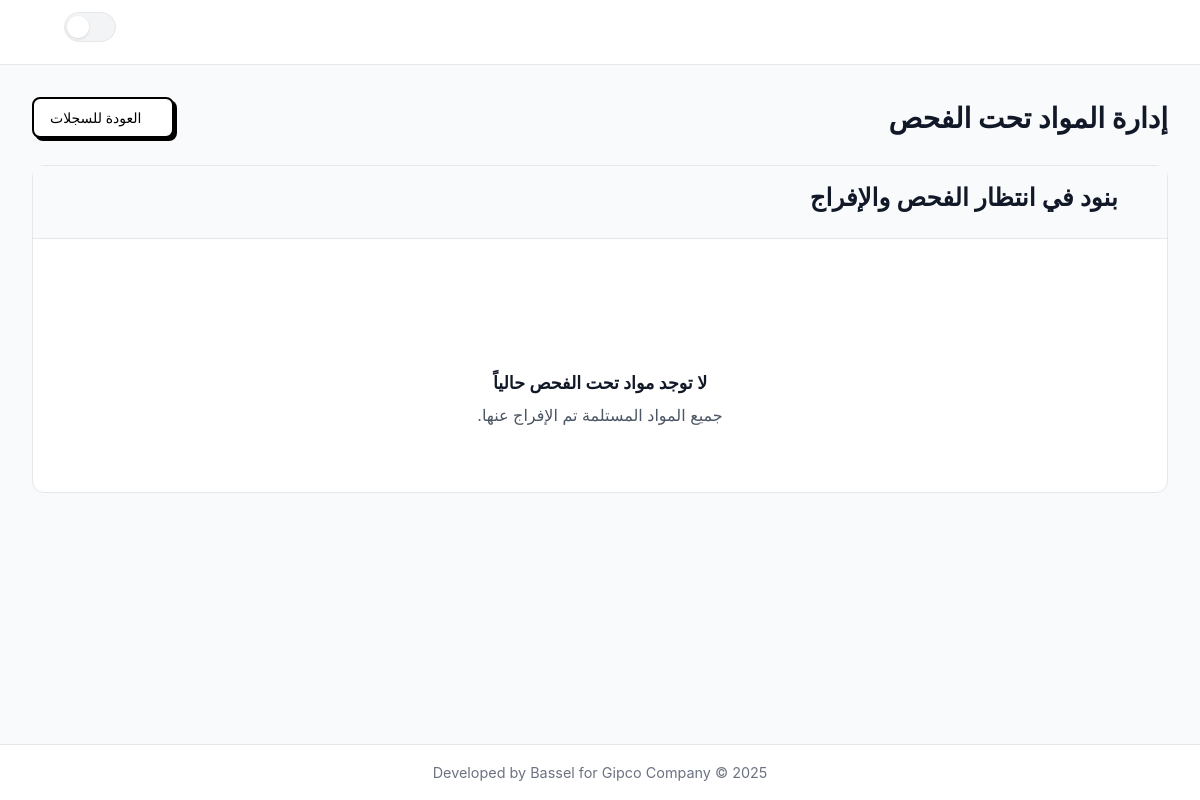
/quarantine/, run on an earlier commit of the app's database.
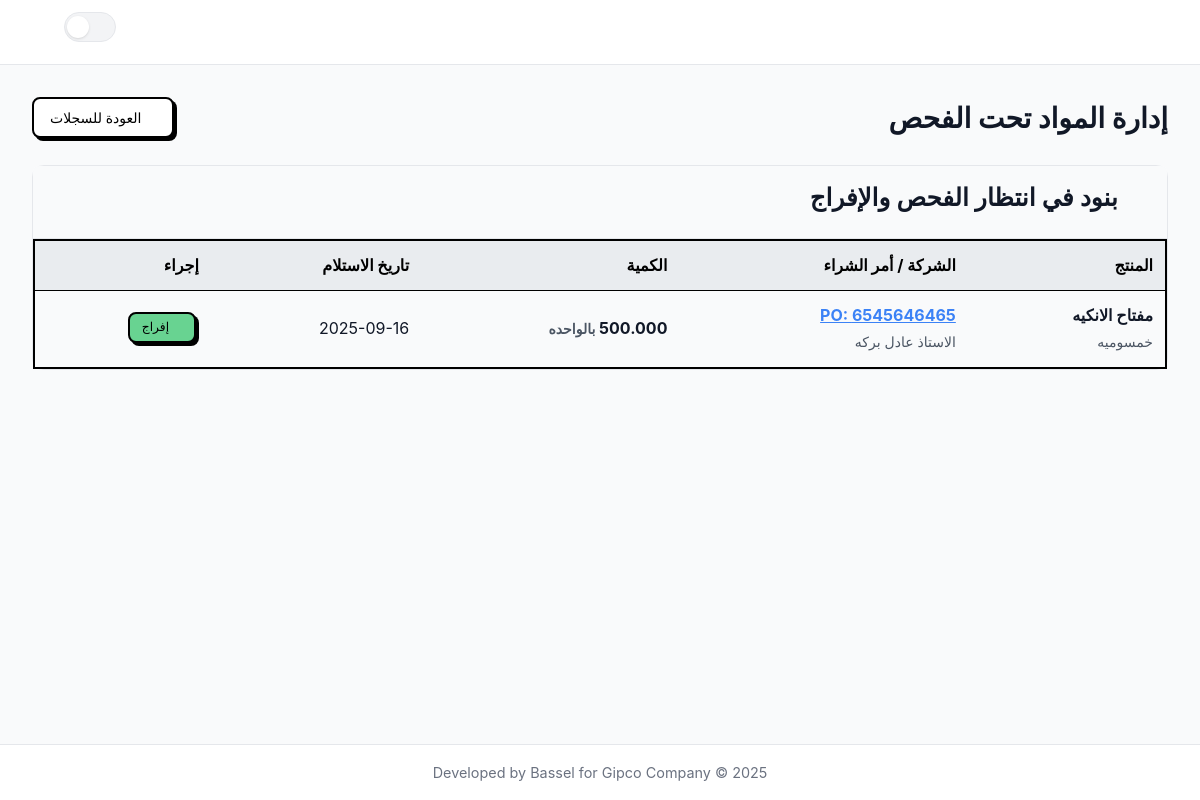
And on a later commit of the database.
### inventory/models.py (models this page shows, shortened)
class InventoryLog(models.Model):
    class Status(models.TextChoices):
        QUARANTINED = 'quarantined', _('تحت الفحص')
        RELEASED = 'released', _('مفرج عنه')
        REJECTED = 'rejected', _('مرفوض')
        SCRAPPED = 'scrapped', _('خردة') # --- NEW STATUS ---
    class VatTreatment(models.TextChoices):
        RECOVERABLE = 'recoverable', _('ضريبة قابلة للخصم')
        CAPITALIZED = 'capitalized', _('تضاف للتكلفة')
    product = models.ForeignKey(
        Product,
        on_delete=models.CASCADE,
        related_name='inventory_logs',
        verbose_name=_("Product")
    )
    company = models.ForeignKey(
        Company,
        on_delete=models.SET_NULL,
        null=True,
        blank=True,
        related_name='inventory_logs',
        verbose_name=_("Company")
    )
    quantity = models.FloatField(verbose_name=_("Quantity"))
    timestamp = models.DateTimeField(verbose_name=_("Timestamp"))
    qc_no = models.CharField(
        max_length=100,
        null=True,
        blank=True,
        verbose_name=_("QC Number")
    )
    status = models.CharField(
        max_length=20,
        choices=Status.choices,
        default=Status.QUARANTINED,
        verbose_name=_("Status")
    )
    release_timestamp = models.DateTimeField(
        null=True,
        blank=True,
        verbose_name=_("Release Timestamp")
    )
    po_item = models.ForeignKey(
        'PurchaseOrderItem',
        on_delete=models.SET_NULL,
        null=True,
        blank=True,
        related_name='receipts',
        verbose_name=_("Purchase Order Item")
    )
    tags = models.ManyToManyField(
        'ProductTag',
        blank=True,
        verbose_name=_("Tags"),
        related_name='inventory_logs'
    )
    base_unit_price = models.DecimalField(
        max_digits=12, decimal_places=3, default=Decimal('0.000'), verbose_name=_("Base Unit Price (before VAT)")
    )
    vat_amount = models.DecimalField(
        max_digits=12, decimal_places=3, default=Decimal('0.000'), verbose_name=_("VAT Amount")
    )
    vat_treatment = models.CharField(
        max_length=20,
        choices=VatTreatment.choices,
        default=VatTreatment.RECOVERABLE,
        verbose_name=_("VAT Treatment")
    )
    withholding_tax_amount = models.DecimalField(
        max_digits=12, decimal_places=3, default=Decimal('0.000'), verbose_name=_("Withholding Tax Amount")
    )
    class Meta:
        db_table = 'inventory_log'
        verbose_name = _("Inventory Log")
        verbose_name_plural = _("Inventory Logs")
        ordering = ['-timestamp']

class Product(models.Model):
    class ProductType(models.TextChoices):
        RAW_MATERIAL = 'مواد خام', _('مواد خام')
        PACKAGING = 'تعبئه و تغليف', _('تعبئه و تغليف')
        FINAL_PRODUCT = 'منتج نهائي', _('منتج نهائي')
        MRO = 'قطع غيار و صيانة', _('قطع غيار و صيانة')
        CONSUMABLE = 'مستهلكات', _('مستهلكات')
    name = models.CharField(max_length=255, verbose_name=_("Product Name"))
    code = models.CharField(max_length=100, unique=True, verbose_name=_("Product Code"))
    product_type = models.CharField(
        max_length=50,
        choices=ProductType.choices,
        verbose_name=_("Product Type")
    )
    unit = models.CharField(max_length=50, verbose_name=_("Unit of Measurement"))
    tags = models.ManyToManyField('ProductTag', blank=True, verbose_name=_("Tags"))
    moving_average_cost = models.DecimalField(
        max_digits=12, decimal_places=3, default=Decimal('0.000'), verbose_name=_("Moving Average Cost")
    )
    override_inventory_account = models.ForeignKey(
        'Account', on_delete=models.SET_NULL, null=True, blank=True,
        related_name='+', verbose_name=_("Override Inventory Account")
    )
    override_cogs_expense_account = models.ForeignKey(
        'Account', on_delete=models.SET_NULL, null=True, blank=True,
        related_name='+', verbose_name=_("Override COGS/Expense Account")
    )
    override_sales_revenue_account = models.ForeignKey(
        'Account', on_delete=models.SET_NULL, null=True, blank=True,
        related_name='+', verbose_name=_("Override Sales Revenue Account")
    )
    class Meta:
        db_table = 'products'
        verbose_name = _("Product")
        verbose_name_plural = _("Products")
        ordering = ['name']

class PurchaseOrderItem(models.Model):
    purchase_order = models.ForeignKey(
        PurchaseOrder,
        on_delete=models.CASCADE,
        related_name='items',
        verbose_name=_("Purchase Order")
    )
    product = models.ForeignKey(
        Product,
        on_delete=models.PROTECT,
        related_name='po_items',
        verbose_name=_("Product")
    )
    quantity_ordered = models.FloatField(verbose_name=_("Quantity Ordered"))
    base_price_per_unit = models.DecimalField(
        max_digits=14, decimal_places=3, verbose_name=_("Base Price Per Unit")
    )
    vat_rate = models.DecimalField(
        max_digits=5, decimal_places=2, default=Decimal('0.00'), verbose_name=_("VAT Rate (e.g., 0.14 for 14%)")
    )
    withholding_tax_rate = models.DecimalField(
        max_digits=5, decimal_places=2, default=Decimal('0.00'), verbose_name=_("Withholding Tax Rate (e.g., 0.01 for 1%)")
    )
    class Meta:
        db_table = 'purchase_order_items'
        verbose_name = _("Purchase Order Item")
        verbose_name_plural = _("Purchase Order Items")

class PurchaseOrder(models.Model):
    class Status(models.TextChoices):
        PENDING = 'pending', _('Pending')
        PARTIALLY_RECEIVED = 'partially_received', _('Partially Received')
        COMPLETED = 'completed', _('Completed')
        CANCELLED = 'cancelled', _('Cancelled')
    po_number = models.CharField(max_length=100, unique=True, verbose_name=_("PO Number"))
    supplier = models.ForeignKey(
        Company,
        on_delete=models.PROTECT,
        related_name='purchase_orders',
        verbose_name=_("Supplier")
    )
    order_date = models.DateField(verbose_name=_("Order Date"))
    status = models.CharField(
        max_length=20,
        choices=Status.choices,
        default=Status.PENDING,
        verbose_name=_("Status")
    )
    class Meta:
        db_table = 'purchase_orders'
        verbose_name = _("Purchase Order")
        verbose_name_plural = _("Purchase Orders")
        ordering = ['-order_date']

class Company(models.Model):
    name = models.CharField(max_length=255, unique=True, verbose_name=_("Company Name"))
    class Meta:
        db_table = 'companies'
        verbose_name = _("Company")
        verbose_name_plural = _("Companies")
        ordering = ['name']

### inventory/views/dashboard.py (the view)
# urls.py: path('quarantine/', quarantine_list, name='quarantine_list'),
def quarantine_list(request: HttpRequest) -> HttpResponse:
    quarantined_items = InventoryLog.objects.select_related(
        'product', 'company', 'po_item__purchase_order'
    ).filter(status=InventoryLog.Status.QUARANTINED).order_by('timestamp')
    context = {
        'active_page': 'quarantine',
        'logs': quarantined_items,
        'today_date': timezone.now().strftime('%Y-%m-%d'),
    }
    if 'X-Partial-Request' in request.headers:
        return render(request, 'inventory/partials/quarantine_content.html', context)
    return render(request, 'inventory/quarantine.html', context)

### inventory/templates/inventory/quarantine.html
{% extends "inventory/layout.html" %}
{% block content %}
    {% include "inventory/partials/quarantine_content.html" %}
{% endblock %}

### inventory/templates/inventory/partials/quarantine_content.html (shortened to what this page needs)
<div class="d-flex justify-content-between align-items-center mb-4">
    <h1 class="h2 mb-0" style="font-weight: 700;">إدارة المواد تحت الفحص</h1>
    <a href="{% url 'inventory:records' %}" class="btn btn-secondary"><i class="bi bi-arrow-left"></i> العودة للسجلات</a>
</div>
<div class="card">
    <div class="card-header">
        <h3><i class="bi bi-shield-slash text-warning"></i> بنود في انتظار الفحص والإفراج</h3>
    </div>
    <div class="card-body p-0">
        {% if not logs %}
        <div class="text-center p-5">
            <i class="bi bi-shield-check display-4 text-success"></i>
            <h5 class="mt-3">لا توجد مواد تحت الفحص حالياً</h5>
            <p class="text-muted">جميع المواد المستلمة تم الإفراج عنها.</p>
        </div>
        {% else %}
        <div class="table-responsive">
            <table class="table table-hover align-middle mb-0">
                <thead class="table-light">
                    <tr>
                        <th class="ps-3">المنتج</th>
                        <th>الشركة / أمر الشراء</th>
                        <th>الكمية</th>
                        <th>تاريخ الاستلام</th>
                        <th class="text-end pe-3">إجراء</th>
                    </tr>
                </thead>
                <tbody>
                    {% for log in logs %}
                    <tr>
                        <td class="ps-3">
                            <strong>{{ log.product.name }}</strong><br>
                            <small class="text-muted font-monospace">{{ log.product.code }}</small>
                        </td>
                        <td>
                            {% if log.po_item %}
                                <a href="{% url 'inventory:view_purchase_order' pk=log.po_item.purchase_order.id %}" class="fw-bold">
                                    PO: {{ log.po_item.purchase_order.po_number }}
                                </a>
                                <br><small class="text-muted">{{ log.po_item.purchase_order.supplier.name }}</small>
                            {% elif log.company %}
                                {{ log.company.name }}
                            {% else %}
                                ---
                            {% endif %}
                        </td>
                        <td class="fw-bold">{{ log.quantity|floatformat:3 }} <small class="text-muted">{{ log.product.unit }}</small></td>
                        <td class="text-nowrap">{{ log.timestamp|date:"Y-m-d" }}</td>
                        <td class="text-end pe-3">
                            <button
                                type="button"
                                class="btn btn-sm btn-success release-btn"
                                data-bs-toggle="modal"
                                data-bs-target="#releaseModal"
                                data-log-id="{{ log.id }}"
                            >
                                <i class="bi bi-check2-circle"></i> إفراج
                            </button>
                        </td>
                    </tr>
                    {% endfor %}
                </tbody>
            </table>
        </div>
        {% endif %}
    </div>
</div>

What changed in the data, as far as the page shows it:
added InventoryLog: product.name "مفتاح الانكيه", product.code "خمسوميه", po_item.purchase_order.po_number "6545646465", po_item.purchase_order.supplier.name "الاستاذ عادل بركه", quantity "500.000", product.unit "بالواحده", timestamp "2025-09-16"
Also different on the page:
text no longer shown: "لا توجد مواد تحت الفحص حالياً جميع المواد المستلمة تم الإفراج عنها."
text now shown: "المنتج الشركة / أمر الشراء الكمية تاريخ الاستلام إجراء"
